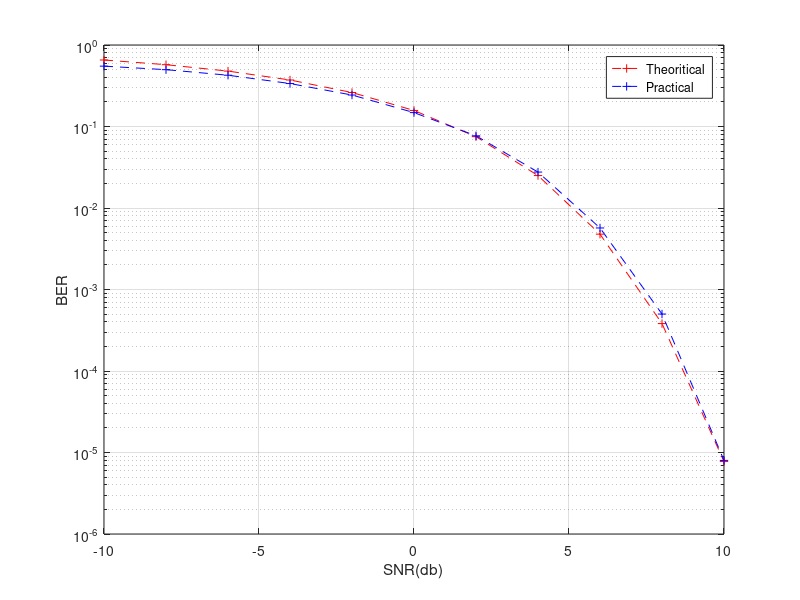

MATLAB code for this plot: (Note: this script raises an error after producing the figure.)
clear all;
close all;

SNR_db = -10:2:10;
SNR = 10.^(SNR_db/10);

M = 4;
k = log2(M);

% 4-QAM theoritical
QAM4 = 4*(1-1/sqrt(M))*qfunc(sqrt(3*k*SNR/(M-1)));
QAM4_sim = [0.5502 0.4982 0.4258 0.3366 0.2433 0.1481 0.0769 0.0276 0.00569 0.0005 8e-6];

theoritical = semilogy(SNR_db, QAM4, 'r--+');
hold on;
practical = semilogy(SNR_db, QAM4_sim, 'b--+');
hold on;

legend([theoritical practical], 'Theoritical', 'Practical');
xlabel('SNR(db)');
ylabel('BER');
hold on;
grid on;
datacursormode on;